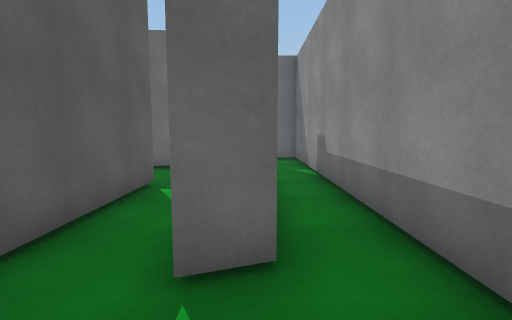
View 1 (above)

24 first-person views from a walk through a 3-D level made in the Unity game engine. The camera is 1.4 m above the floor, tilts 6° down and sees 85° across. The floor is counted in squares, 1 m on a side. Each view is taken from the middle of a square. On the plan, view 1 faces up. The plan holds only what a view shows up to about 14 squares ahead; the rest is blank. The place goes on beyond the plan. The player character is not drawn. Surface patterns are stand-ins for the level's own textures.

View 2
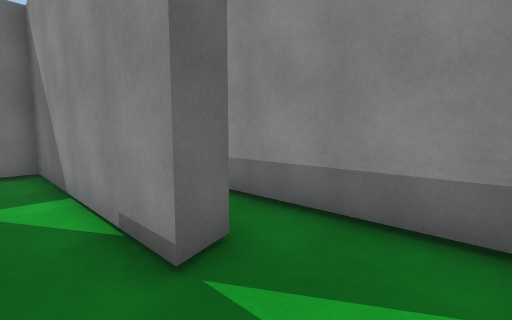

View 3
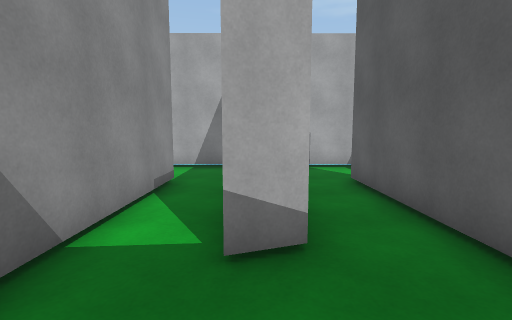

View 4
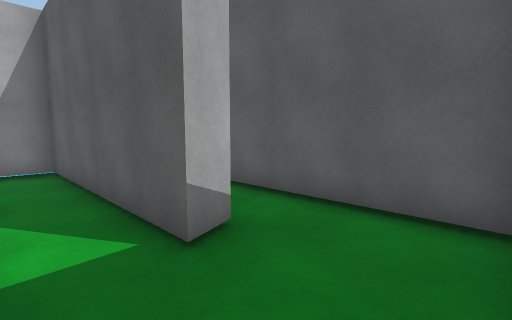

View 5
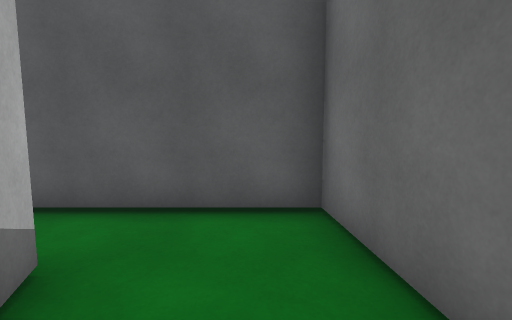

View 6
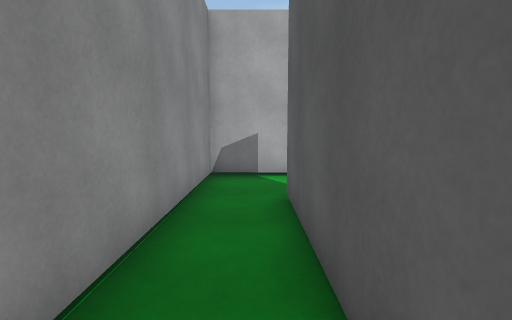

View 7
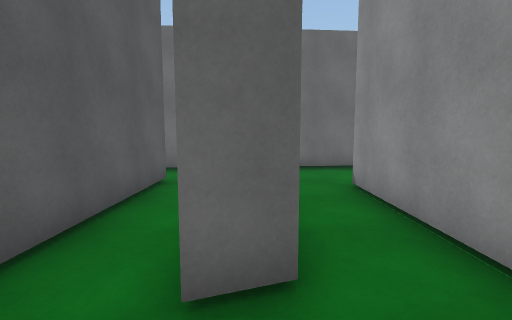

View 8
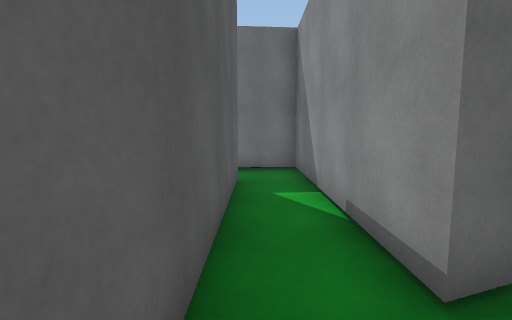

View 9
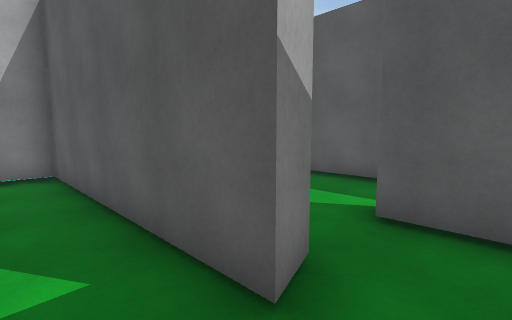

View 10
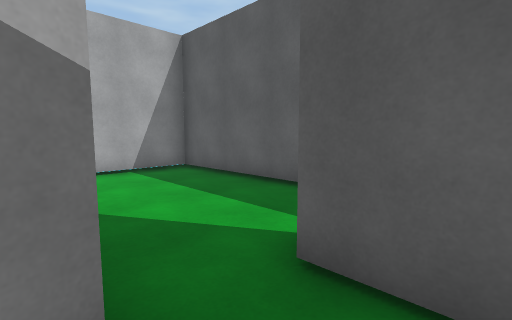

View 11
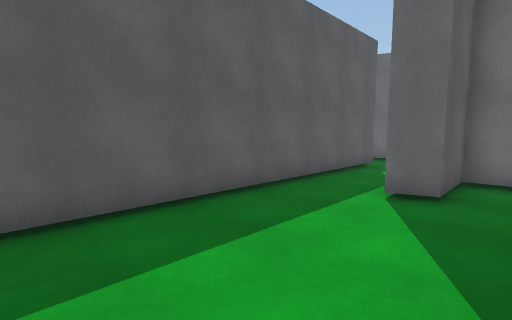

View 12
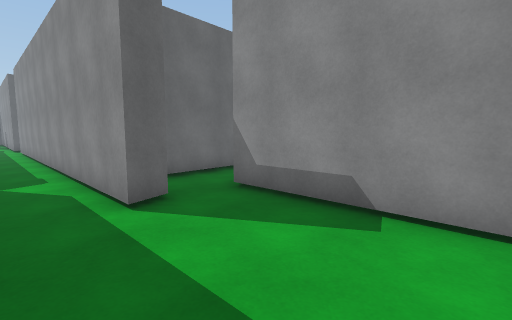

View 13
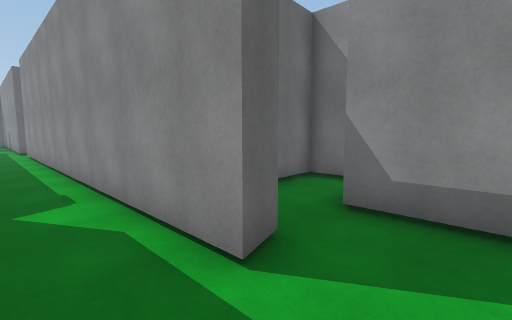

View 14
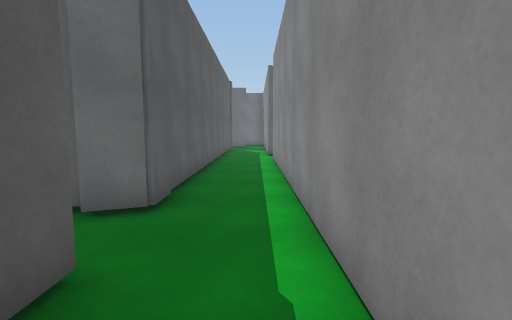

View 15
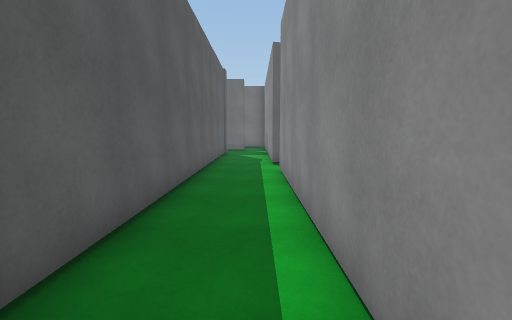

View 16
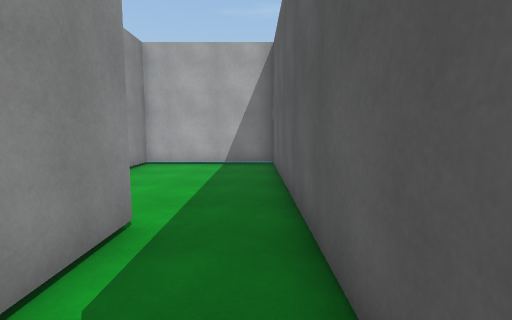

View 17
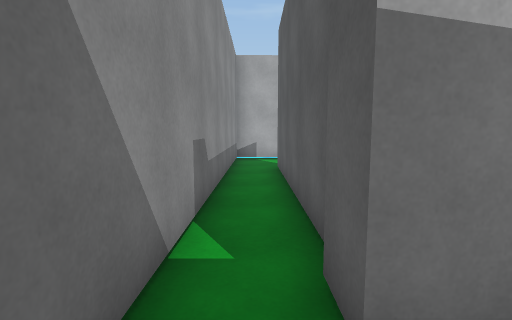

View 18
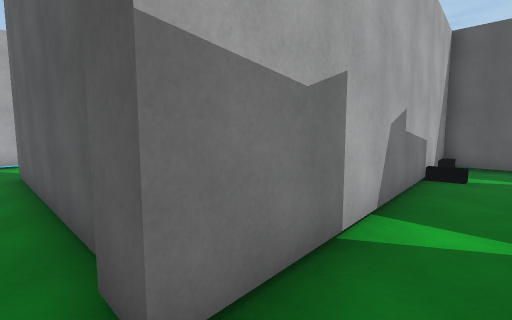

View 19
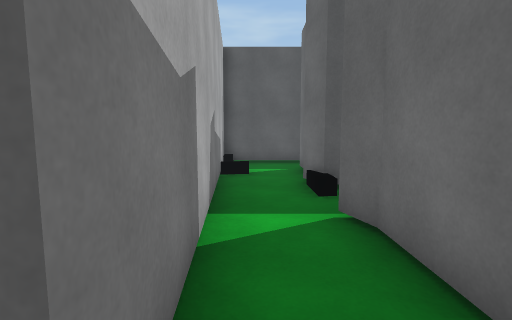

View 20
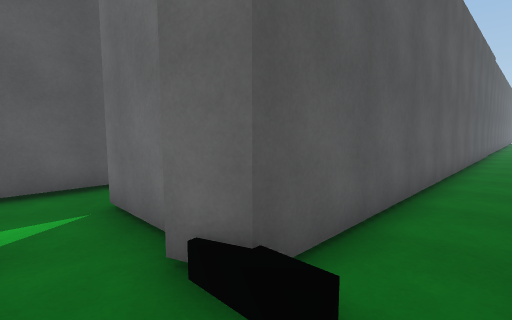

View 21
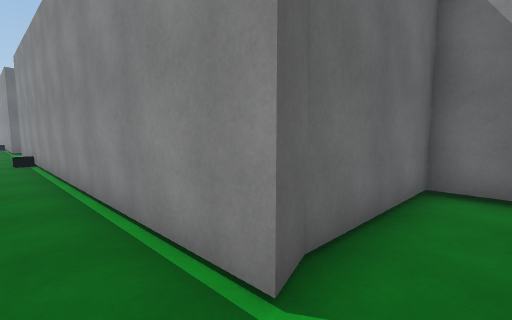

View 22
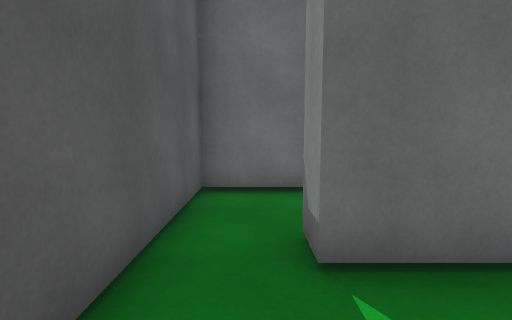

View 23
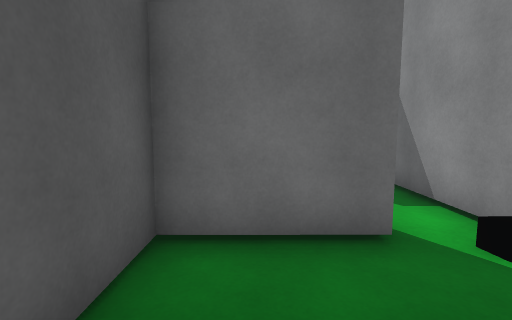

View 24
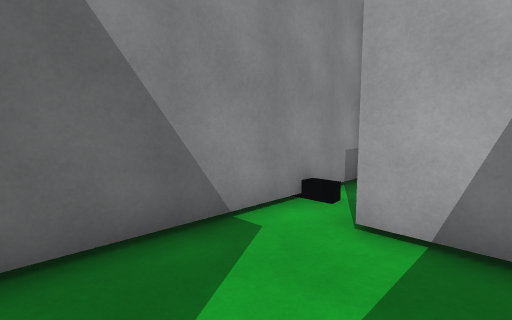

### Floor plan
Ten units are one square. View 1 is at (0, 0); x grows to the right and y downward. Boxes are objects, and circles mark ways between rooms. Rooms are numbered by the first view taken in them; rooms with no view inside come last. Other rooms are left out.
<svg viewBox="-155 -230 180 241">
<path fill="none" stroke="#000" d="M2 -99 2 -27 -7 -24 -7 -105 -56 -101 -56 -23M19 2 19 -114M-56 6 -36 6 -36 -69 -27 -72 -27 6 20 6M4 -115 4 -105M-94 -74 -85 -77 -85 6 -56 6M-56 -23 -66 -20 -66 -100 -95 -98M-95 -98 -112 -97 -112 -73 -122 -70 -122 -225M-147 -126 -147 6 -94 6 -94 -74M-147 -157 -147 -147M-147 -225 -147 -159M-73 -136 -94 -136 -94 -146M-112 -145 -112 -106 4 -115M-56 -225 -56 -136 -67 -133M19 -114 19 -136 -26 -136 -36 -133 -36 -225M-80 -116 -79 -109M-100 -183 -83 -183M-66 -185 -66 -220M-83 -174 -112 -174 -112 -145M-66 -146 -66 -185"/>
<circle cx="-60" cy="-5" r="3" fill="#2a7"/>
<circle cx="10" cy="-110" r="3" fill="#2a7"/>
<circle cx="-90" cy="-85" r="3" fill="#2a7"/>
<circle cx="-100" cy="-140" r="3" fill="#2a7"/>
<circle cx="-75" cy="-180" r="3" fill="#2a7"/>
<text x="-20" y="-50">1</text>
<text x="-80" y="-50">2</text>
<text x="-130" y="-80">3</text>
<text x="-50" y="-150">4</text>
<text x="-90" y="-210">5</text>
<text x="-80" y="-160">6</text>
</svg>
Room 1 opens to room 2. Room 1 opens to room 4. Room 2 opens to room 3. Room 4 opens to room 6. Room 5 opens to room 6.

Where each view was taken, in squares from view 1:
view 1: 0 up, 0 right, facing up
view 2: 0 up, 2 left, facing up-right
view 3: 10 up, 3 left, facing down
view 4: 10 up, 1 left, facing down-left
view 5: 9 up, 1 left, facing left
view 6: 8 up, 5 left, facing down
view 7: 0 up, 6 left, facing up
view 8: 0 up, 8 left, facing up
view 9: 9 up, 7 left, facing down-left
view 10: 9 up, 9 left, facing down-left
view 11: 1 up, 10 left, facing up-left
view 12: 2 up, 14 left, facing up-right
view 13: 5 up, 14 left, facing up-right
view 14: 10 up, 13 left, facing up
view 15: 14 up, 13 left, facing up
view 16: 11 up, 14 left, facing down
view 17: 13 up, 1 right, facing down
view 18: 13 up, 1 right, facing down-left
view 19: 12 up, 1 right, facing left
view 20: 12 up, 4 left, facing up-left
view 21: 12 up, 5 left, facing up-right
view 22: 11 up, 10 left, facing up
view 23: 14 up, 10 left, facing up
view 24: 22 up, 10 left, facing down-right
